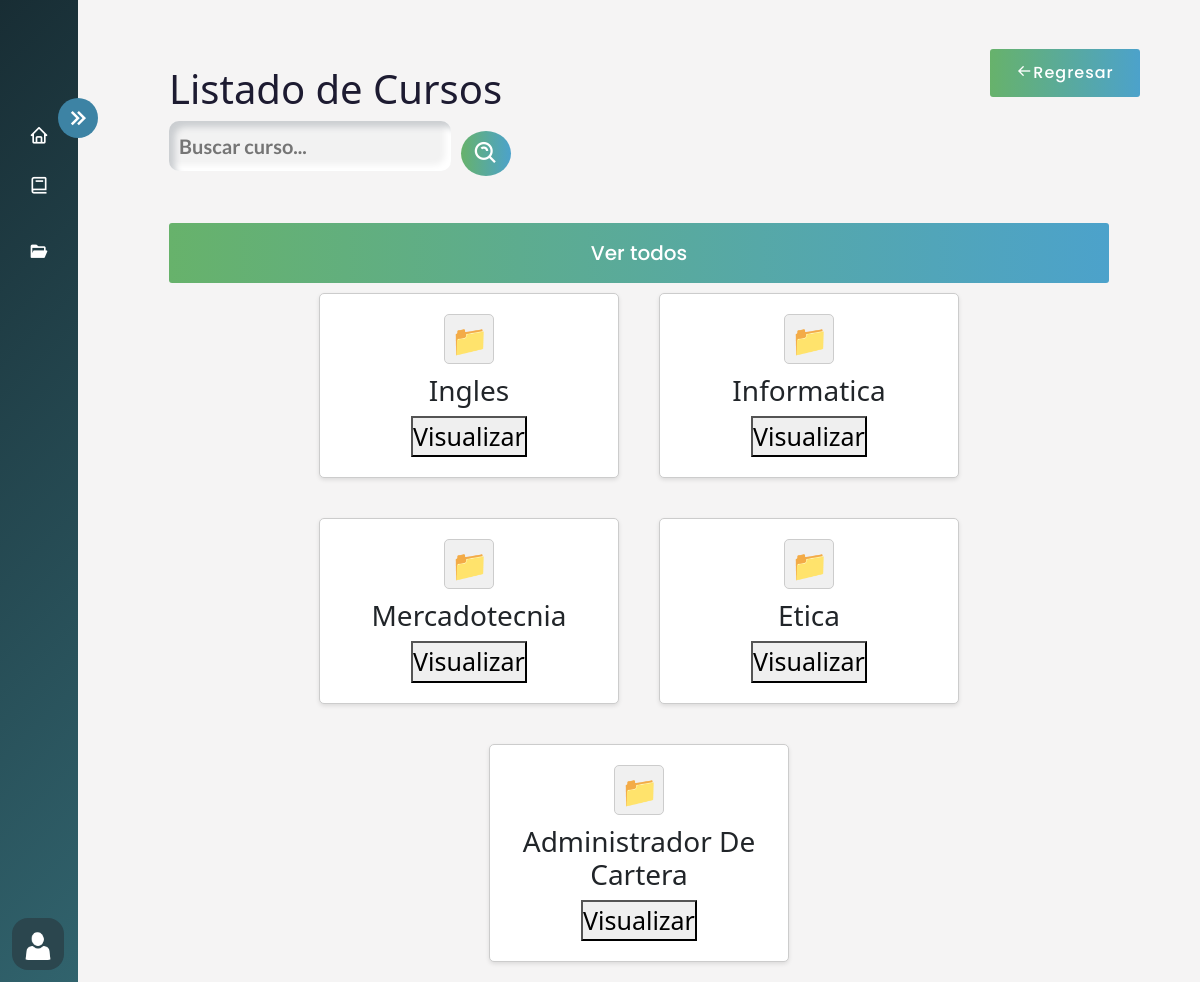
/usuario/Material_Usuarios (signed in), run on the app's committed database.
### AppCursos/models.py (models this page shows, shortened)
class Cursos(models.Model):
     nombre_curso=models.CharField(max_length=100)
     descripcion_curso = models.CharField(max_length=500)
     estado_curso= models.BooleanField(default=False)
     duracion_curso = models.IntegerField(blank=True, null=True)
     iconoCurso = models.ImageField(upload_to='IconosCurso', null=True,blank=True)
     id_cargo=models.ForeignKey(Cargo, on_delete=models.CASCADE,null=True)
     class Meta:
          verbose_name_plural = 'Cursos'

### AppUsuarios/views.py (the view)
# urls.py: path('Material_Usuarios',login_required(views.Material_Usuarios),name='Material_Usuarios'),
def Material_Usuarios(request):
    user_id = request.user.id  # Obtén el ID del usuario actual
    search_query = request.GET.get('search', '')  # Obtén el término de búsqueda
    listacursos = Cursos.objects.filter(id_cargo__usuario_cargo__id_usuario=user_id, estado_curso=True, nombre_curso__icontains=search_query)
    return render(request, 'Templates_Usuarios/Cursos/Material_Usuarios.html', {'listacursos': listacursos})

### AppCursos/context_processors.py (called while the page is built)
def group_name(request):
    group_name = None
    if request.user.is_authenticated:
        group = Group.objects.filter(user=request.user).first()
        if group:
            group_name = group.name
    return {'group_name': group_name}

### Templates/Templates_Usuarios/Cursos/Material_Usuarios.html
{% extends 'Layout/Base.html' %}
{% load static %}
{% block content %}
<link rel="stylesheet" href="{% static 'Css/Material.css' %}">
<div class="home_content">
    <div class="text">
        <div class="container2">
            <h1> Listado de Cursos </h1>
        <form class="search" action="{% url 'Material_Usuarios' %}" method="GET">
            <input type="text" class="search-bar" name="search" placeholder="Buscar curso...">
            <button class="subir" style="border-radius:50%; width:auto; height:45px;"> <i class='bx bx-search-alt'
                style="font-size:27px; "></i></button>
            </form>
            <br>
        <a href="{% url 'Material_Usuarios' %}">
            <button  class="subir">
                Ver todos
            </button>
        </a>
        <div class="card-container">
                    {% for curso in listacursos %}
                    <div class="card">
                        <div class="folder-icon">
                        </div>
                        <div class="card-content">
                            <h3>{{ curso.nombre_curso | title  }}</h3>
                            <div  >
                            <a href="{% url 'Listar_Material_Usuarios' curso_id=curso.id %}">
									<button class="visualizar-link" type="submit"><span>Visualizar </span></button>
                                </a>
                            </div>
                        </div>
                    </div>
                    {% endfor %}
                </div>
        </div>
    </div>
</div>
{% if group_name == 'administrativos' %}
<a href="{% url 'gestion_MaterialApoyo' %}" id="back2">
    <button class="back">
        <div class="icon">
            <i class='bx bx-arrow-back'></i>
        </div>
        <span>
            Regresar
        </span>
    </button>
</a>
    {% elif group_name == 'usuarios' %}
    <a href="{% url 'home' %}" id="back2">
        <button class="back">
            <div class="icon">
                <i class='bx bx-arrow-back'></i>
            </div>
            <span>
                Regresar
            </span>
        </button>
    </a>
    {% endif %}
{% endblock %}

### static/Css/Estilo.css (style rules this page uses)
body { overflow-x: hidden; }
* { margin: 0; padding: 0; box-sizing: border-box; }

### static/Css/Material.css (style rules this page uses)
body { margin: 0; padding: 0; box-sizing: border-box; background-color: #f2f0f0b4; overflow-y: scroll; }
.home_content { position: absolute; height: 100%; width: calc(100% - 78px); left: 78px; transition: all 0.5s ease; }
.home_content .text { font-size: 25px; font-weight: 500; color: #1d1b31; margin: 12px; }
.card-container { display: flex; flex-wrap: wrap; gap: 20px; justify-content: center; margin: 0 auto; max-width: 1200px; }
.card { background-color: #fff; border: 1px solid #ccc; border-radius: 5px; box-shadow: 0 2px 4px rgba(0, 0, 0, 0.1); padding: 20px; width: 300px; min-width: 300px; max-width: 400px; text-align: center; margin: 10px; }
.folder-icon { background-color: #f0f0f0; border: 1px solid #ccc; border-radius: 5px; height: 50px; width: 50px; margin: 0 auto 10px; }
.folder-icon::before { content: "\1F4C1"; font-size: 30px; line-height: 50px; }
input[type="text"], #id_duracion_curso, #id_iconoCurso, #id_numero_intentos, #id_instrucciones_evaluacion { background-color: #f2f2f2; border: none; border-radius: 10px; outline: none; padding: 10px; transition: all 0.3s ease; font-size: 20px; font-weight: bold; color: #333; }
.search-bar { caret-color: #0fbf12; font-family: 'Lato', sans-serif; background: #ecf0f3; font-weight: 300; box-shadow: inset 6px 6px 6px #cbced1, inset -6px -6px 6px white; border: none; border-radius: 40px; outline: none; transition: all 0.3s ease; font-size: 20px; color: #000000; margin-bottom: 5px; transition: all 0.3s ease; width: 30%; padding: 10px 10px 10px 10px; }
.subir { width: 100%; font-size: 20px; margin: 10px 0px 0px 0px; display: flex; height: 3em; padding: 10px; align-items: center; font-family: 'Poppins', sans-serif; font-weight: 500; justify-content: center; border-radius: 3px; transition: all 0.4s linear; cursor: pointer; border: none; background: linear-gradient(to right, #67b26b, #4ca2cb); color: #fff; }
.subir>i { width: 30px; font-size: 20px; transition: all 0.4s ease-in; }
.back { align-items: center; position: fixed; top: 5%; right: 5%; display: flex; height: 3em; width: 150px; padding: 10px; font-size: 16px; align-items: center; justify-content: center; border-radius: 3px; letter-spacing: 1px; transition: all 0.4s linear; cursor: pointer; border: none; background: linear-gradient(to right, #67b26b, #4ca2cb); color: #fff; transition: all 0.4s ease-in; font-family: 'Poppins', sans-serif ; font-weight: 500; }
a { text-decoration: none; }
form { display: flex; justify-content: start; }
form > * { margin-right: 10px; }
form > *:last-child { margin-right: 0; }
.card-container { animation: card-container 0.8s; }
.container2 { width: 80vw; margin: 5% auto; padding: 10px; position: relative; top: 10%; }

### data on the page
Cursos: nombre_curso "Ingles"
Cursos: nombre_curso "Informatica"
Cursos: nombre_curso "Mercadotecnia"
Cursos: nombre_curso "Etica"
Cursos: nombre_curso "Administrador De Cartera"
